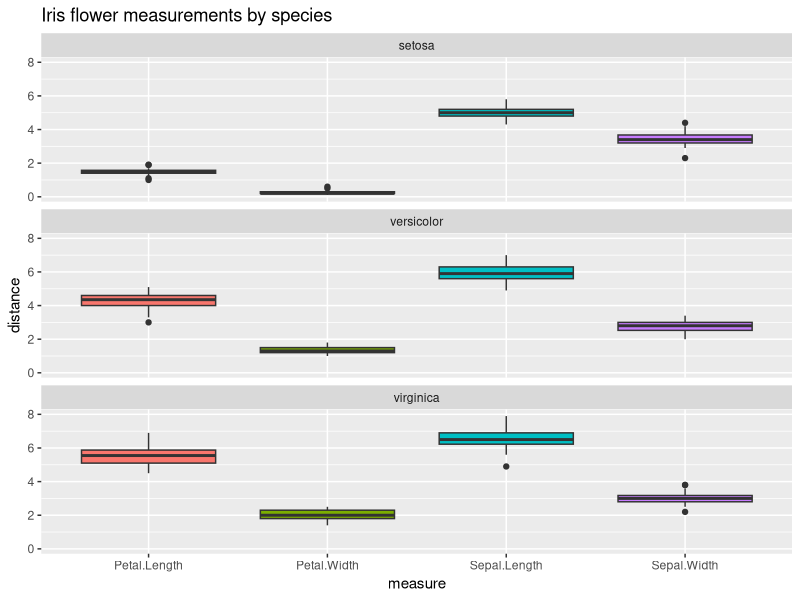

Generate this figure with R:
rm(list=ls())
library(tidyverse)

# Plot of iris data
# This plot has the distribution of each measurement (petal/sepal length/width)
# shown as a boxplot, faceted by species. This design allows for a visual
# comparison of the petal and sepal properties for each species. For example,
# it shows very clearly that the setosa iris has the smallest flower.


# The first step is to get the data into the proper shape. The natural way to
# think about iris observations is as a whole flower but, for this plot, the
# observational unit is each measurement. That means that columns are values
# not variable names in the original dataset. Those value columns need to be gathered
# into a single "measure" variable column.   
iris_by_measurement <- iris %>%
	select(Species, everything()) %>%
	gather(2:5, key=measure, value=distance)

# The plot - 
plot <- ggplot(iris_by_measurement) +
	geom_boxplot(aes(x=measure, y=distance, fill=measure), show.legend=F) +
	facet_wrap(~Species, nrow=3) +
	labs(title="Iris flower measurements by species") 

print(plot)

